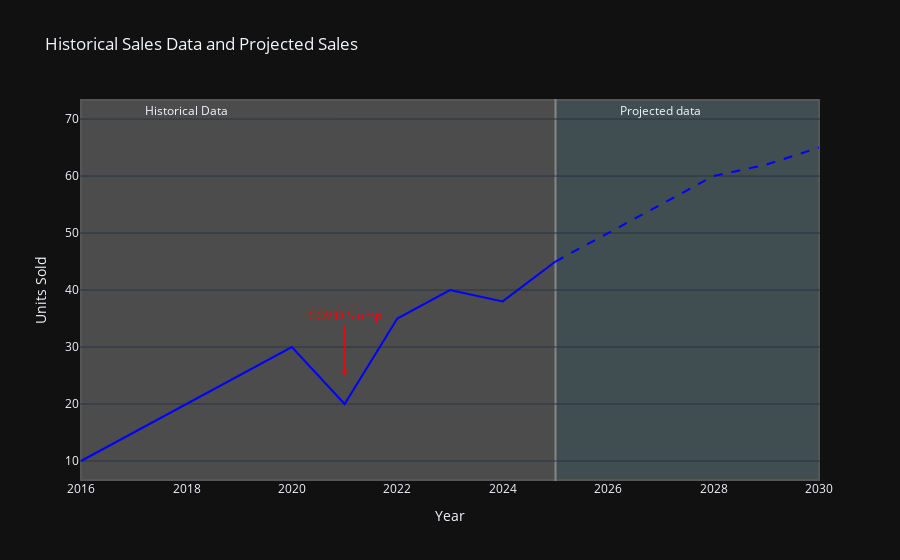

Write notebook code for a chart like this one.
### Code cell
# Add annotation for COVID in 2020
fig.add_annotation(
    x=pd.Timestamp("2020-12-31"),  # Year 2020
    y=25,  # Position above the value for 2020
    text="COVID Slump",
    showarrow=True,
    arrowhead=2,
    arrowsize=1,
    arrowcolor="red",
    ax=0, ay=-60,  # Arrow pointing down
    font=dict(size=12, color="red")
)
# Show plot
fig.show()

### Figure 1 — Plotly figure (JSON) as saved in the notebook; plotly's stock layout.template omitted (floating-point values rounded to 4 significant figures)
{"data": [{"line": {"color": "blue"}, "mode": "lines", "name": "Historical", "type": "scatter", "x": ["2015-12-31T00:00:00.000000000", "2016-12-31T00:00:00.000000000", "2017-12-31T00:00:00.000000000", "2018-12-31T00:00:00.000000000", "2019-12-31T00:00:00.000000000", "2020-12-31T00:00:00.000000000", "2021-12-31T00:00:00.000000000", "2022-12-31T00:00:00.000000000", "2023-12-31T00:00:00.000000000", "2024-12-31T00:00:00.000000000"], "y": [10, 15, 20, 25, 30, 20, 35, 40, 38, 45]}, {"line": {"color": "blue", "dash": "dash"}, "mode": "lines", "name": "Projection", "type": "scatter", "x": ["2024-12-31T00:00:00.000000000", "2025-12-31T00:00:00.000000000", "2026-12-31T00:00:00.000000000", "2027-12-31T00:00:00.000000000", "2028-12-31T00:00:00.000000000", "2029-12-31T00:00:00.000000000"], "y": [45, 50, 55, 60, 62, 65]}], "layout": {"annotations": [{"showarrow": false, "text": "Projected data", "x": "2026-12-31T00:00:00", "y": 71.5}, {"showarrow": false, "text": "Historical Data", "x": "2017-12-31T00:00:00", "y": 71.5}, {"arrowcolor": "red", "arrowhead": 2, "arrowsize": 1, "ax": 0, "ay": -60, "font": {"color": "red", "size": 12}, "showarrow": true, "text": "COVID Slump", "x": "2020-12-31T00:00:00", "y": 25}], "shapes": [{"fillcolor": "lightblue", "layer": "below", "opacity": 0.3, "type": "rect", "x0": "2024-12-31T00:00:00", "x1": "2029-12-31T00:00:00", "xref": "x", "y0": 0, "y1": 1, "yref": "paper"}, {"fillcolor": "lightgrey", "layer": "below", "opacity": 0.3, "type": "rect", "x0": "2015-12-31T00:00:00", "x1": "2024-12-31T00:00:00", "xref": "x", "y0": 0, "y1": 1, "yref": "paper"}], "showlegend": false, "title": {"text": "Historical Sales Data and Projected Sales"}, "xaxis": {"showgrid": false, "title": {"text": "Year"}}, "yaxis": {"showgrid": true, "title": {"text": "Units Sold"}}}}
